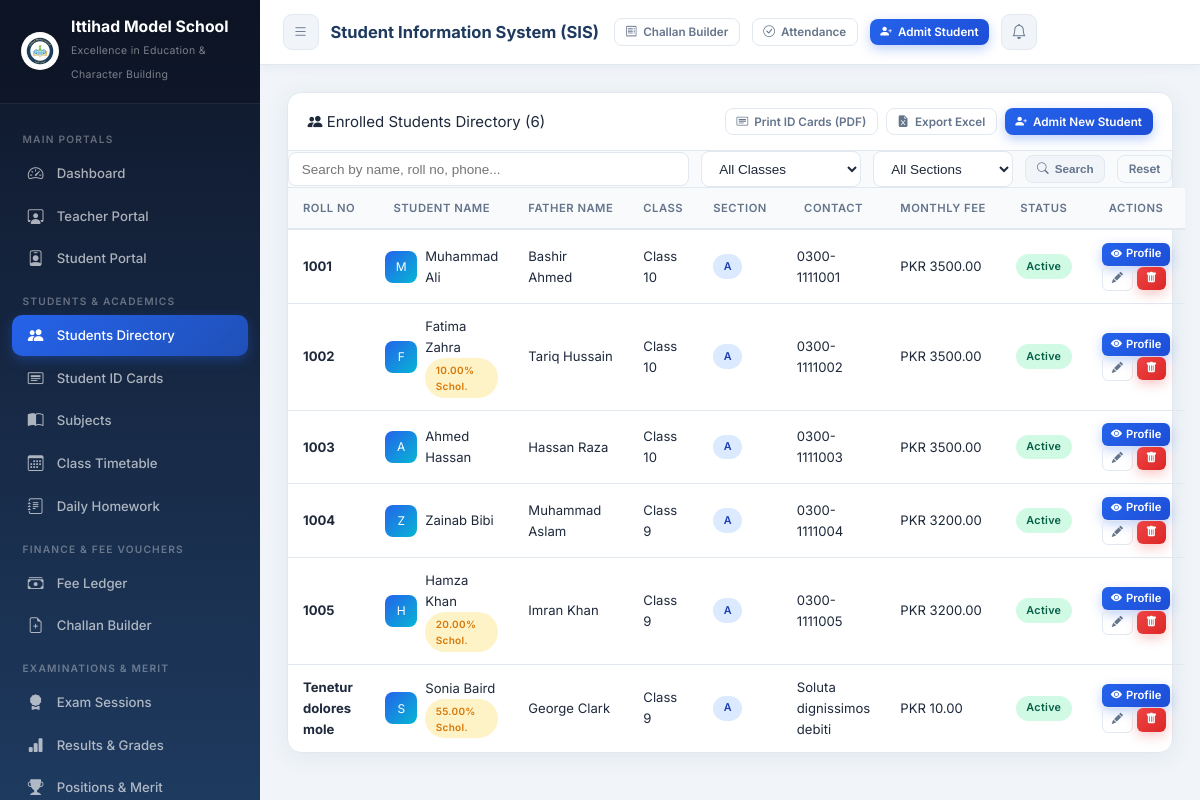
Page /students/ (signed in) on the committed database.
### core/models.py (models this page shows, shortened)
class SchoolSetting(models.Model):
    school_name        = models.CharField(max_length=200, default='Ittihad Model School')
    tagline            = models.CharField(max_length=250, default='Excellence in Education & Character Building')
    registration_no    = models.CharField(max_length=100, default='REG-IMS-2026-987')
    address            = models.TextField(default='Sector H-9, Educational Complex, Capital City')
    contact_phone      = models.CharField(max_length=50, default='+92 51 9876543 / 0300-1234567')
    email              = models.EmailField(default='info@ittihadmodelschool.edu.pk')
    website            = models.URLField(default='https://ittihadmodelschool.edu.pk', blank=True)
    logo               = models.ImageField(upload_to='school_branding/', default='school_branding/logo.png', blank=True, null=True)
    bank_name          = models.CharField(max_length=100, default='National Allied Bank Ltd')
    bank_account_title = models.CharField(max_length=150, default='Ittihad Model School Trust')
    bank_account_no    = models.CharField(max_length=50, default='0123-4567890123')
    iban               = models.CharField(max_length=50, default='PK36NABL0000012345678901')
    bank_branch        = models.CharField(max_length=100, default='Main Campus Branch (Code: 0422)')
    currency_symbol    = models.CharField(max_length=10, default='PKR')
    late_fee_per_day   = models.DecimalField(max_digits=8, decimal_places=2, default=50.00)
    principal_name     = models.CharField(max_length=100, default='Prof. Dr. Sarah Jenkins')
    @classmethod
    def get_settings(cls):
        obj, _ = cls.objects.get_or_create(
            id=1,
            defaults={
                'school_name': 'Ittihad Model School',
                'tagline': 'Excellence in Education & Character Building',
                'logo': 'school_branding/logo.png',
            }
        )
        return obj

class Student(models.Model):
    user           = models.OneToOneField(User, on_delete=models.SET_NULL, null=True, blank=True, related_name='student_profile')
    roll_no        = models.CharField(max_length=20, unique=True, db_index=True)
    admission_no   = models.CharField(max_length=30, blank=True, db_index=True)
    name           = models.CharField(max_length=100, db_index=True)
    father_name    = models.CharField(max_length=100, blank=True)
    father_occupation = models.CharField(max_length=100, blank=True)
    mother_name    = models.CharField(max_length=100, blank=True)
    gender         = models.CharField(max_length=10, choices=GENDER_CHOICES, default='Male')
    blood_group    = models.CharField(max_length=10, choices=BLOOD_GROUPS, default='Unknown')
    dob            = models.DateField(null=True, blank=True)
    student_class  = models.CharField(max_length=10, choices=CLASS_CHOICES, db_index=True)
    section        = models.CharField(max_length=5, choices=SECTION_CHOICES, default='A', db_index=True)
    contact        = models.CharField(max_length=25, blank=True, db_index=True)
    emergency_contact = models.CharField(max_length=25, blank=True, db_index=True)
    email          = models.EmailField(blank=True)
    address        = models.TextField(blank=True)
    photo          = models.ImageField(upload_to='student_photos/', blank=True, null=True)
    admission_date = models.DateField(default=date.today)
    monthly_fee    = models.DecimalField(max_digits=10, decimal_places=2, default=3500.00)
    concession_percent = models.DecimalField(max_digits=5, decimal_places=2, default=0.00)
    concession_reason  = models.CharField(max_length=150, blank=True, help_text="e.g. Merit Scholarship, Siblings")
    is_active      = models.BooleanField(default=True, db_index=True)
    created_at     = models.DateTimeField(auto_now_add=True)
    updated_at     = models.DateTimeField(auto_now=True)
    class Meta:
        ordering = ['student_class', 'section', 'roll_no']

### core/views.py (the view, shortened to what this page needs)
# urls.py: path('students/',                    views.student_list,             name='student_list'),
@login_required
@admin_or_staff_required
def student_list(request):
    form = StudentSearchForm(request.GET or None)
    students = Student.objects.select_related('user').all()
    return render(request, 'core/student_list.html', {
        'students': students,
        'form': form,
        'total': students.count(),
        'classes': CLASS_CHOICES,
    })

### core/forms.py
class StudentSearchForm(forms.Form):
    query = forms.CharField(required=False, widget=forms.TextInput(attrs={'class': 'form-control', 'placeholder': 'Search by name, roll no, phone...'}))
    student_class = forms.ChoiceField(required=False, choices=[('', 'All Classes')] + Student._meta.get_field('student_class').choices, widget=forms.Select(attrs={'class': 'form-select'}))
    section = forms.ChoiceField(required=False, choices=[('', 'All Sections')] + Student._meta.get_field('section').choices, widget=forms.Select(attrs={'class': 'form-select'}))

### core/context_processors.py (called while the page is built)
def school_settings_processor(request):
    try:
        setting = SchoolSetting.get_settings()
    except Exception:
        setting = None
    return {
        'school_setting': setting,
        'SCHOOL_NAME': setting.school_name if setting else 'Ittihad Model School',
    }

### core/views.py (called while the page is built)
def admin_or_staff_required(view_func):
    @wraps(view_func)
    def _wrapped_view(request, *args, **kwargs):
        if not request.user.is_authenticated:
            return redirect('login')
        if hasattr(request.user, 'student_profile') and not (request.user.is_staff or request.user.is_superuser):
            messages.warning(request, "Access restricted. You have been redirected to your Student Portal.")
            return redirect('student_portal')
        return view_func(request, *args, **kwargs)
    return _wrapped_view

### templates/core/student_list.html (shortened to what this page needs)
{% extends "base.html" %}
{% block page_title %}Student Information System (SIS){% endblock %}
{% block content %}
<div class="card fade-in">
  <div class="card-header" style="display:flex; justify-content:space-between; align-items:center; flex-wrap:wrap; gap:12px;">
    <div class="card-title"><i class="bi bi-people-fill text-primary"></i> Enrolled Students Directory ({{ total }})</div>
    <div class="actions-group" style="display:flex; gap:8px; flex-wrap:wrap;">
      <a href="{% url 'student_id_cards_pdf' %}" target="_blank" class="btn btn-outline btn-sm">
        <i class="bi bi-card-heading text-teal"></i> Print ID Cards (PDF)
      </a>
      <a href="{% url 'export_students_excel' %}" class="btn btn-outline btn-sm">
        <i class="bi bi-file-earmark-excel-fill text-success"></i> Export Excel
      </a>
      <a href="{% url 'student_add' %}" class="btn btn-primary btn-sm">
        <i class="bi bi-person-plus-fill"></i> Admit New Student
      </a>
    </div>
  </div>
  <div class="filter-toolbar p-3" style="background:#F8FAFC; border-bottom:1px solid #E2E8F0;">
    <form method="get" class="filter-form" style="display:flex; gap:12px; flex-wrap:wrap; align-items:center;">
      <div style="flex:1; min-width:200px;">
        {{ form.query }}
      </div>
      <div style="width:160px;">
        {{ form.student_class }}
      </div>
      <div style="width:140px;">
        {{ form.section }}
      </div>
      <button type="submit" class="btn btn-sm btn-secondary"><i class="bi bi-search"></i> Search</button>
      <a href="{% url 'student_list' %}" class="btn btn-sm btn-outline">Reset</a>
    </form>
  </div>
  <div class="card-body p-0">
    <div class="table-responsive">
      <table class="table mb-0">
        <thead>
          <tr>
            <th>Roll No</th>
            <th>Student Name</th>
            <th>Father Name</th>
            <th>Class</th>
            <th>Section</th>
            <th>Contact</th>
            <th>Monthly Fee</th>
            <th>Status</th>
            <th>Actions</th>
          </tr>
        </thead>
        <tbody>
          {% for s in students %}
            <tr>
              <td><strong>{{ s.roll_no }}</strong></td>
              <td>
                <div style="display:flex; align-items:center; gap:8px;">
                  {% if s.photo %}
                    <img src="{{ s.photo.url }}" alt="{{ s.name }}" style="width:32px; height:32px; border-radius:50%; object-fit:cover;">
                  {% else %}
                    <div class="user-avatar" style="width:32px; height:32px; font-size:12px;">{{ s.name|first|upper }}</div>
                  {% endif %}
                  <div>
                    <a href="{% url 'student_detail' s.pk %}" class="text-dark font-weight-bold">{{ s.name }}</a>
                    {% if s.concession_percent > 0 %}
                      <span class="badge badge-warning" style="font-size:10px;">{{ s.concession_percent }}% Schol.</span>
                    {% endif %}
                  </div>
                </div>
              </td>
              <td>{{ s.father_name }}</td>
              <td>Class {{ s.student_class }}</td>
              <td><span class="badge badge-info">{{ s.section }}</span></td>
              <td>{{ s.contact|default:'—' }}</td>
              <td>PKR {{ s.monthly_fee|floatformat:2 }}</td>
              <td>
                {% if s.is_active %}
                  <span class="badge badge-success">Active</span>
                {% else %}
                  <span class="badge badge-secondary">Inactive</span>
                {% endif %}
              </td>
              <td>
                <div class="btn-group">
                  <a href="{% url 'student_detail' s.pk %}" class="btn btn-xs btn-primary" title="View 360 Profile">
                    <i class="bi bi-eye-fill"></i> Profile
                  </a>
                  <a href="{% url 'student_edit' s.pk %}" class="btn btn-xs btn-outline" title="Edit">
                    <i class="bi bi-pencil-fill"></i>
                  </a>
                  <a href="{% url 'student_delete' s.pk %}" class="btn btn-xs btn-danger" title="Delete">
                    <i class="bi bi-trash-fill"></i>
                  </a>
                </div>
              </td>
            </tr>
          {% empty %}
            <tr>
              <td colspan="9" class="text-center py-4 text-muted">No students matching criteria.</td>
            </tr>
          {% endfor %}
        </tbody>
      </table>
    </div>
  </div>
</div>
{% endblock %}

### templates/base.html (shortened to what this page needs)
<!DOCTYPE html>
<html lang="en">
<head>
  {% load static %}
  <link rel="stylesheet" href="{% static 'css/style.css' %}">
  <link rel="stylesheet" href="https://cdn.jsdelivr.net/npm/bootstrap-icons@1.11.1/font/bootstrap-icons.css">
</head>
<body>
<aside class="sidebar" id="sidebar">
  <div class="sidebar-brand">
    <div class="brand-icon" style="display:flex; align-items:center; justify-content:center; background:none;">
      {% if school_setting.logo %}
        <img src="{{ school_setting.logo.url }}" alt="Logo" style="width:38px; height:38px; border-radius:50%; object-fit:contain; background:white; padding:1px; box-shadow:0 2px 6px rgba(0,0,0,0.15);">
      {% else %}
        <img src="{% static 'images/logo.png' %}" alt="Logo" style="width:38px; height:38px; border-radius:50%; object-fit:contain; background:white; padding:1px; box-shadow:0 2px 6px rgba(0,0,0,0.15);" onerror="this.outerHTML='🏫'">
      {% endif %}
    </div>
    <div class="brand-text">
      <h2 style="font-size:1.05rem; line-height:1.2;">{{ school_setting.school_name|default:"Ittihad Model School" }}</h2>
      <span style="font-size:0.7rem; letter-spacing:0.3px;">{{ school_setting.tagline|default:"Excellence in Education" }}</span>
    </div>
  </div>
  <nav class="sidebar-menu">
    <div class="menu-label">Main Portals</div>
    <div class="nav-item">
      <a href="{% url 'dashboard' %}" class="nav-link">
        <span class="nav-icon"><i class="bi bi-speedometer2"></i></span>
        Dashboard
      </a>
    </div>
    <div class="nav-item">
      <a href="{% url 'teacher_portal' %}" class="nav-link">
        <span class="nav-icon"><i class="bi bi-person-workspace"></i></span>
        Teacher Portal
      </a>
    </div>
    <div class="nav-item">
      <a href="{% url 'student_portal' %}" class="nav-link">
        <span class="nav-icon"><i class="bi bi-person-badge"></i></span>
        Student Portal
      </a>
    </div>
    <div class="menu-label">Students & Academics</div>
    <div class="nav-item">
      <a href="{% url 'student_list' %}" class="nav-link">
        <span class="nav-icon"><i class="bi bi-people-fill"></i></span>
        Students Directory
      </a>
    </div>
    <div class="nav-item">
      <a href="{% url 'student_id_cards_pdf' %}" target="_blank" class="nav-link">
        <span class="nav-icon"><i class="bi bi-card-heading"></i></span>
        Student ID Cards
      </a>
    </div>
    <div class="nav-item">
      <a href="{% url 'subject_list' %}" class="nav-link">
        <span class="nav-icon"><i class="bi bi-book-half"></i></span>
        Subjects
      </a>
    </div>
    <div class="nav-item">
      <a href="{% url 'timetable_list' %}" class="nav-link">
        <span class="nav-icon"><i class="bi bi-calendar3"></i></span>
        Class Timetable
      </a>
    </div>
    <div class="nav-item">
      <a href="{% url 'homework_list' %}" class="nav-link">
        <span class="nav-icon"><i class="bi bi-journal-text"></i></span>
        Daily Homework
      </a>
    </div>
    <div class="menu-label">Finance & Fee Vouchers</div>
    <div class="nav-item">
      <a href="{% url 'fee_list' %}" class="nav-link">
        <span class="nav-icon"><i class="bi bi-cash-stack"></i></span>
        Fee Ledger
      </a>
    </div>
    <div class="nav-item">
      <a href="{% url 'bulk_voucher_generate' %}" class="nav-link">
        <span class="nav-icon"><i class="bi bi-file-earmark-plus"></i></span>
        Challan Builder
      </a>
    </div>
    <div class="menu-label">Examinations & Merit</div>
    <div class="nav-item">
      <a href="{% url 'exam_list' %}" class="nav-link">
        <span class="nav-icon"><i class="bi bi-award-fill"></i></span>
        Exam Sessions
      </a>
    </div>
    <div class="nav-item">
      <a href="{% url 'result_list' %}" class="nav-link">
        <span class="nav-icon"><i class="bi bi-bar-chart-fill"></i></span>
        Results & Grades
      </a>
    </div>
    <div class="nav-item">
      <a href="{% url 'merit_list_view' %}" class="nav-link">
        <span class="nav-icon"><i class="bi bi-trophy-fill"></i></span>
        Positions & Merit
      </a>
    </div>
  </nav>
</aside>
<header class="topbar">
  <div style="display:flex; align-items:center; gap:12px;">
    <button class="btn-icon" id="menuToggle" aria-label="Toggle menu">
      <i class="bi bi-list"></i>
    </button>
    <div class="topbar-title">{% block page_title %}EduManage Dashboard{% endblock %}</div>
  </div>
  <div class="topbar-actions">
    <a href="{% url 'bulk_voucher_generate' %}" class="btn btn-outline btn-sm" title="Generate Monthly Vouchers">
      <i class="bi bi-receipt"></i> <span class="d-none-sm">Challan Builder</span>
    </a>
    <a href="{% url 'student_attendance' %}" class="btn btn-outline btn-sm" title="Mark Daily Attendance">
      <i class="bi bi-check-circle"></i> <span class="d-none-sm">Attendance</span>
    </a>
    <a href="{% url 'student_add' %}" class="btn btn-primary btn-sm" id="quickAddStudent">
      <i class="bi bi-person-plus-fill"></i> <span class="d-none-sm">Admit Student</span>
    </a>
    <a href="{% url 'notifications' %}" class="btn-icon" id="notifBtn" title="Notifications">
      <i class="bi bi-bell"></i>
    </a>
  </div>
</header>
<main class="main-content">
  <div class="page-body">
    {% block content %}{% endblock %}
  </div>
</main>
</body>
</html>

### rows in the picture
SchoolSetting: logo (picture), school_name "Ittihad Model School", tagline "Excellence in Education & Character Building"
Student: roll_no "1001", name|first "M", name "Muhammad Ali", father_name "Bashir Ahmed", student_class "10", section "A", contact "0300-1111001", monthly_fee "3500.00", is_active "Active"
Student: roll_no "1002", name|first "F", name "Fatima Zahra", concession_percent "10.00", father_name "Tariq Hussain", student_class "10", section "A", contact "0300-1111002", monthly_fee "3500.00", is_active "Active"
Student: roll_no "1003", name|first "A", name "Ahmed Hassan", father_name "Hassan Raza", student_class "10", section "A", contact "0300-1111003", monthly_fee "3500.00", is_active "Active"
Student: roll_no "1004", name|first "Z", name "Zainab Bibi", father_name "Muhammad Aslam", student_class "9", section "A", contact "0300-1111004", monthly_fee "3200.00", is_active "Active"
Student: roll_no "1005", name|first "H", name "Hamza Khan", concession_percent "20.00", father_name "Imran Khan", student_class "9", section "A", contact "0300-1111005", monthly_fee "3200.00", is_active "Active"
Student: roll_no "Tenetur dolores mole", name|first "S", name "Sonia Baird", concession_percent "55.00", father_name "George Clark", student_class "9", section "A", contact "Soluta dignissimos debiti", monthly_fee "10.00", is_active "Active"

### other values in the picture
{{ total }} "6"
